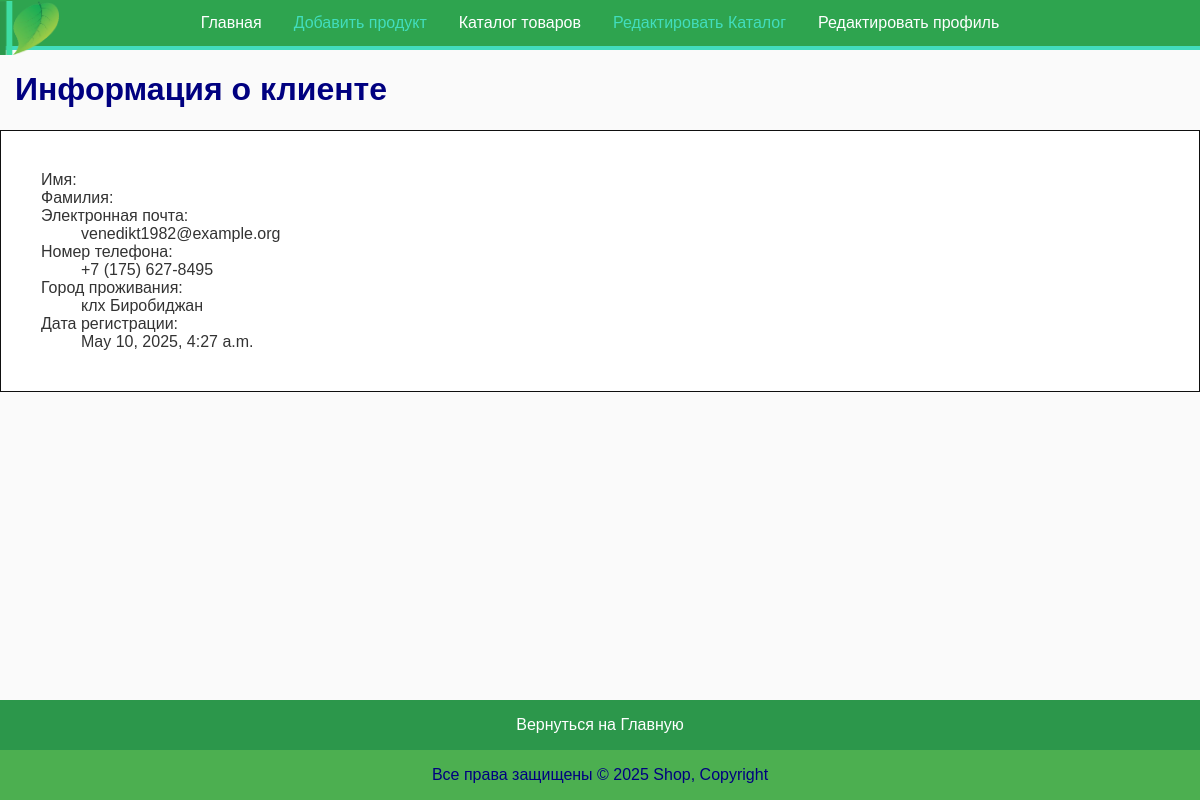
Page /clients/1/ on the committed database.
### shop/models.py (models this page shows, shortened)
class Profile(models.Model):
    user = models.OneToOneField(User, on_delete=models.CASCADE)
    first_name = models.CharField(max_length=100, default="") # Добавлено значение по умолчанию
    last_name = models.CharField(max_length=100, default="")  # Добавлено значение по умолчанию
    email = models.EmailField(default='') # Добавлено значение по умолчанию
    phone_number = models.CharField(max_length=15)
    address_city = models.CharField(max_length=100)
    registration_date = models.DateTimeField(auto_now_add=True)

### shop/views.py (the view)
# urls.py: path('clients/<int:client_id>/', client_detail, name='client_detail'),
def client_detail(request, client_id):
    client = get_object_or_404(Profile, id=client_id)
    return render(request, 'client_detail.html', {'client': client})

### shop/templates/client_detail.html (shortened to what this page needs)
{% extends 'base.html' %}
{% load static %}
{% block content %}
<h1>Информация о клиенте</h1>
<dl class="border bottom">
    <dt>Имя:</dt>
    <dt>Фамилия:</dt>
    <dt>Электронная почта:</dt>
    <dd>{{ client.user.email }}</dd>
    <dt>Номер телефона:</dt>
    <dd>{{ client.phone_number }}</dd>
    <dt>Город проживания:</dt>
    <dd>{{ client.address_city }}</dd>
    <dt>Дата регистрации:</dt>
    <dd>{{ client.registration_date }}</dd>
</dl>
{% include 'footer_top.html' %}
{% endblock %}

### shop/static/css/styles.css (style rules this page uses)
body { font-family: Arial, Helvetica, sans-serif; background-color: #fafafa; color: #333; margin: 0 auto; padding: 0; }
h1, h3 { color: navy; margin-left: 15px; }
.bottom { margin-bottom: 120px; }
.border { background: #ffffff; border: 1px solid #0f0f0f; padding: 40px; }

### rows in the picture
Profile: user.email "venedikt1982@example.org", phone_number "+7 (175) 627-8495", address_city "клх Биробиджан", registration_date "May 10, 2025, 4:27 a.m."
